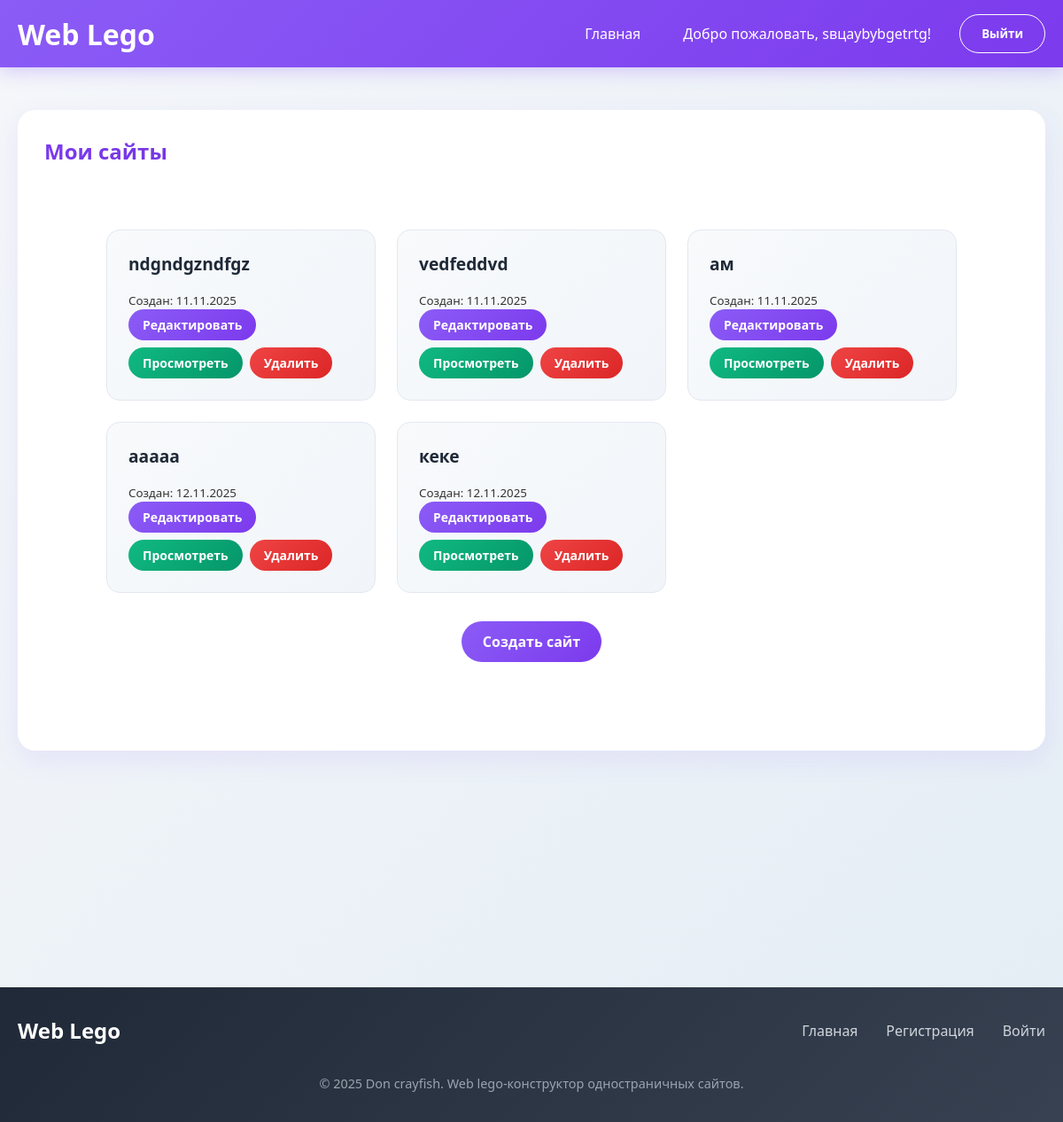
Screenshot of /dashboard/ (signed in) with the database file from the repository.
### base/models.py (models this page shows, shortened)
class Website(models.Model):
    title = models.CharField(max_length=200, verbose_name="Название сайта", default="Мой сайт")
    description = models.TextField(blank=True, verbose_name="Описание")
    owner = models.ForeignKey(User, on_delete=models.CASCADE, verbose_name="Владелец")
    created_at = models.DateTimeField(auto_now_add=True, verbose_name="Создан")
    updated_at = models.DateTimeField(auto_now=True, verbose_name="Обновлен")
    background_color = models.CharField(max_length=7, default='#ffffff', verbose_name="Цвет фона")
    text_color = models.CharField(max_length=7, default='#000000', verbose_name="Цвет текста")
    font_family = models.CharField(max_length=100, default='Arial, sans-serif', verbose_name="Шрифт")
    header_logo = models.ImageField(upload_to='logos/', blank=True, null=True, verbose_name="Логотип")
    header_company_name = models.CharField(max_length=200, blank=True, default='', verbose_name="Название компании")
    header_background_color = models.CharField(max_length=7, default='#ffffff', verbose_name="Цвет фона Header")
    header_text_color = models.CharField(max_length=7, default='#000000', verbose_name="Цвет текста Header")
    header_show = models.BooleanField(default=True, verbose_name="Показывать Header")
    footer_background_color = models.CharField(max_length=7, default='#f3f4f6', verbose_name="Цвет фона Footer")
    footer_text_color = models.CharField(max_length=7, default='#000000', verbose_name="Цвет текста Footer")
    footer_content = models.TextField(blank=True, verbose_name="Содержимое Footer", default='<p>© 2024 Мой сайт</p>')
    footer_show = models.BooleanField(default=True, verbose_name="Показывать Footer")
    class Meta:
        verbose_name = 'Сайт'
        verbose_name_plural = 'Сайты'

### base/views.py (the view)
# urls.py: path('dashboard/', views.dashboard, name='dashboard'),
@login_required
def dashboard(request):
    websites = Website.objects.filter(owner=request.user)
    return render(request, 'base/dashboard.html', {'websites': websites})

### base/templates/base/dashboard.html (shortened to what this page needs)
{% load static %}
<!DOCTYPE html>
<html lang="ru">
<head>
    <link rel="stylesheet" href="{% static 'base/css/dashboard.css' %}">
</head>
<body>
    <header class="header">
        <div class="container">
            <nav class="nav">
                <a href="/" class="logo">Web Lego</a>
                <div class="nav-links">
                    <a href="/" class="nav-link">Главная</a>
                    <span style="color: white;">Добро пожаловать, {{ user.username }}!</span>
                    <form method="post" action="{% url 'logout' %}" style="display: inline;">
                        <button type="submit" class="btn" style="background: transparent; border: 1px solid white;">Выйти</button>
                    </form>
                </div>
            </nav>
        </div>
    </header>
    <main class="dashboard">
        <div class="container">
            <div class="websites-section">
                <h2 class="section-title">Мои сайты</h2>
                {% if websites %}
                    <div class="websites-grid">
                        {% for website in websites %}
                            <div class="website-card">
                                <div class="website-title">{{ website.title }}</div>
                                <div class="website-meta">
                                    <small>Создан: {{ website.created_at|date:"d.m.Y" }}</small>
                                </div>
                                <div class="website-actions">
                                    <a href="{% url 'edit_website' website.id %}" class="btn btn-small btn-edit">Редактировать</a>
                                    <a href="{% url 'view_website' website.id %}" target="_blank" class="btn btn-small btn-view">Просмотреть</a>
                                    <form method="post" action="{% url 'delete_website' website.id %}" style="display: inline;" onsubmit="return confirm('Вы уверены, что хотите удалить этот сайт?');">
                                        <button type="submit" class="btn btn-small" style="background: linear-gradient(135deg, #ef4444 0%, #dc2626 100%);">Удалить</button>
                                    </form>
                                </div>
                            </div>
                        {% endfor %}
                    </div>
                    <div style="text-align: center; margin-top: 2rem;">
                        <a href="{% url 'create_website' %}" class="btn">Создать сайт</a>
                    </div>
                {% else %}
                    <div class="empty-state">
                        <p>У вас пока нет созданных сайтов.</p>
                        <a href="{% url 'create_website' %}" class="btn">Создать первый сайт</a>
                    </div>
                {% endif %}
            </div>
        </div>
    </main>
    <footer class="footer">
        <div class="container">
            <div class="footer-content">
                <div class="footer-logo">Web Lego</div>
                <div class="footer-links">
                    <a href="/" class="footer-link">Главная</a>
                    <a href="/register/" class="footer-link">Регистрация</a>
                    <a href="/admin/" class="footer-link">Войти</a>
                </div>
            </div>
            <p style="margin-top: 2rem; color: #9ca3af;">© 2025 Don crayfish. Web lego-конструктор одностраничных сайтов.</p>
        </div>
    </footer>
</body>
</html>

### base/static/base/css/dashboard.css (style rules this page uses)
* { margin: 0; padding: 0; box-sizing: border-box; font-family: 'Segoe UI', Tahoma, Geneva, Verdana, sans-serif; }
body { background: linear-gradient(135deg, #f5f7fa 0%, #e4edf5 100%); min-height: 100vh; color: #333; }
.container { max-width: 1200px; margin: 0 auto; padding: 0 20px; }
.header { background: linear-gradient(135deg, #8b5cf6 0%, #7c3aed 100%); padding: 1rem 0; box-shadow: 0 4px 20px rgba(139, 92, 246, 0.3); }
.nav { display: flex; justify-content: space-between; align-items: center; }
.logo { font-size: 2rem; font-weight: bold; color: white; text-decoration: none; }
.nav-links { display: flex; gap: 2rem; align-items: center; }
.nav-link { color: white; text-decoration: none; font-weight: 500; transition: all 0.3s ease; padding: 0.5rem 1rem; border-radius: 8px; }
.dashboard { padding: 3rem 0; }
.btn { background: linear-gradient(135deg, #8b5cf6 0%, #7c3aed 100%); color: white; padding: 0.75rem 1.5rem; border-radius: 25px; text-decoration: none; font-weight: 600; transition: all 0.3s ease; border: none; cursor: pointer; display: inline-block; }
.websites-section { background: white; padding: 100px; border-radius: 20px; box-shadow: 0 10px 30px rgba(139, 92, 246, 0.1); }
.section-title { font-size: 1.5rem; color: #1f2937; margin-bottom: 4.5rem; background: linear-gradient(135deg, #7c3aed 0%, #5b21b6 100%); -webkit-background-clip: text; -webkit-text-fill-color: transparent; background-clip: text; margin-left: -70px; margin-top: -70px; }
.websites-grid { display: grid; grid-template-columns: repeat(auto-fit, minmax(300px, 1fr)); gap: 1.5rem; }
.website-card { background: linear-gradient(135deg, #f8fafc 0%, #f1f5f9 100%); padding: 1.5rem; border-radius: 15px; border: 1px solid #e2e8f0; transition: all 0.3s ease; }
.website-title { font-size: 1.2rem; font-weight: 600; color: #1f2937; margin-bottom: 1rem; }
.website-actions { display: flex; gap: 0.5rem; flex-wrap: wrap; }
.btn-small { padding: 0.5rem 1rem; font-size: 0.875rem; }
.btn-edit { background: linear-gradient(135deg, #8b5cf6 0%, #7c3aed 100%); }
.btn-view { background: linear-gradient(135deg, #10b981 0%, #059669 100%); }
.footer { background: linear-gradient(135deg, #1f2937 0%, #374151 100%); color: white; padding: 2rem 0; text-align: center; margin-top: 219px; word-wrap: break-word; overflow-wrap: break-word; }
.footer-content { display: flex; justify-content: space-between; align-items: center; flex-wrap: wrap; gap: 2rem; }
.footer-logo { font-size: 1.5rem; font-weight: bold; color: white; }
.footer-links { display: flex; gap: 2rem; flex-wrap: wrap; }
.footer-link { color: #d1d5db; text-decoration: none; transition: color 0.3s ease; white-space: nowrap; }
.footer p { margin-top: 2rem; color: #9ca3af; font-size: 0.9rem; line-height: 1.6; word-wrap: break-word; overflow-wrap: break-word; }

### rows the page displays
Website: title "ndgndgzndfgz", created_at "11.11.2025"
Website: title "vedfeddvd", created_at "11.11.2025"
Website: title "ам", created_at "11.11.2025"
Website: title "ааааа", created_at "12.11.2025"
Website: title "кеке", created_at "12.11.2025"

### other values shown
{{ user.username }} "sвцаybybgetrtg"
